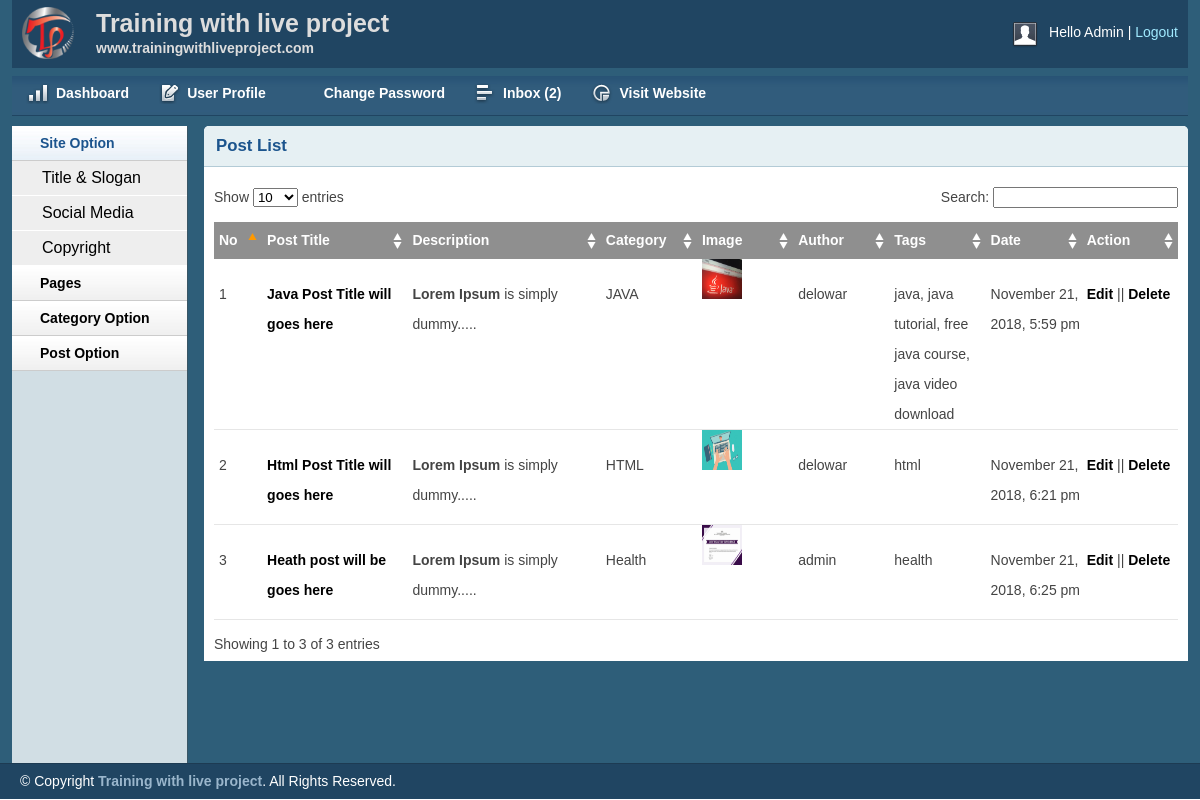
The app's page /admin/postlist.php (signed in) with its own data.
### tables this page shows
CREATE TABLE `tbl_post` (
  `id` int(11) NOT NULL,
  `cat` int(11) NOT NULL,
  `title` varchar(255) NOT NULL,
  `body` text NOT NULL,
  `image` varchar(255) NOT NULL,
  `author` varchar(50) NOT NULL,
  `tags` varchar(255) NOT NULL,
  `date` timestamp NOT NULL DEFAULT CURRENT_TIMESTAMP
);

CREATE TABLE `tbl_category` (
  `id` int(11) NOT NULL,
  `name` varchar(50) NOT NULL
);

### lib/Database.php (called while the page is built, shortened)
<?php
Class Database{
	public $host   = DB_HOST;
	public $user   = DB_USER;
	public $pass   = DB_PASS;
	public $dbname = DB_NAME;
	public $link;
	private function connectDB(){
	$this->link = new mysqli($this->host, $this->user, $this->pass, $this->dbname);
 }
	public function select($query){
		$result = $this->link->query($query) or die($this->link->error.__LINE__);
		if($result->num_rows > 0){
			return $result;
		} else {
			return false;
		}
	}
}

### helpers/Format.php (called while the page is built, shortened)
<?php
	class Format{
		public function formatDate($date){
			return date('F j, Y, g:i a', strtotime($date));
		}
		public function textShorten($text, $limit = 400){
			$text = $text." ";
			$text = substr($text, 0, $limit);
			$text = substr($text, 0, strrpos($text, ' '));
			$text = $text.".....";
			return $text;
		}
	}
?>

### admin/postlist.php (the view, shortened to what this page needs)
<?php include 'inc/header.php'; ?>
<?php include 'inc/sidebar.php'; ?>
        <div class="grid_10">
            <div class="box round first grid">
                <h2>Post List</h2>
                <div class="block">
                    <table class="data display datatable" id="example">
					<thead>
						<tr>
							<th width="5%">No</th>
							<th width="15%">Post Title</th>
							<th width="20%">Description</th>
							<th width="10%">Category</th>
							<th width="10%">Image</th>
							<th width="10%">Author</th>
							<th width="10%">Tags</th>
							<th width="10%">Date</th>
							<th width="10%">Action</th>
						</tr>
					</thead>
					<tbody>
					<?php
						$query = "SELECT tbl_post.*, tbl_category.name FROM tbl_post INNER JOIN tbl_category ON tbl_post.cat = tbl_category.id ORDER BY tbl_post.title DESC";
						$post = $db->select($query);
						if($post){
							$i = 0;
							while($result = $post->fetch_assoc()){
								$i++;
					?>
						<tr class="odd gradeX">
							<td><?php echo $i; ?></td>
							<td><a href="editpost.php?editpostid=<?php echo $result['id']; ?>"><?php echo $result['title']; ?></a></td>
							<td><?php echo $fm->textShorten($result['body'], 50); ?></td>
							<td><?php echo $result['name']; ?></td>
							<td><img src="<?php echo $result['image']; ?>" alt="" height="40px"  width="40px" /></td>
							<td><?php echo $result['author']; ?></td>
							<td><?php echo $result['tags']; ?></td>
							<td><?php echo $fm->formatDate($result['date']); ?></td>
							<td><a href="editpost.php?editpostid=<?php echo $result['id']; ?>">Edit</a> || <a onclick="return confirm('Are you sure?')" href="deletepost.php?delpostid=<?php echo $result['id']; ?>">Delete</a></td>
						</tr>
					<?php
							}
						}
					?>
					</tbody>
				</table>
               </div>
            </div>
        </div>
<?php include 'inc/footer.php'; ?>

### css/text.css (style rules this page uses)
body { font: 13px/1.5 Tahoma, Helvetica, Arial, 'Liberation Sans', FreeSans, sans-serif; }
h2 { font-size: 23px; }
p, dl, hr, h1, h2, h3, h4, h5, h6, ol, ul, pre, table, address, fieldset { margin-bottom: 20px; }

### css/grid.css (style rules this page uses)
.grid_1, .grid_2, .grid_3, .grid_4, .grid_5, .grid_6, .grid_7, .grid_8, .grid_9, .grid_10, .grid_11, .grid_12, .grid_13, .grid_14, .grid_15, .grid_16 { display: inline; float: left; margin-left: 1%; margin-right: 1%; }
.container_12 .grid_10 { width: 81.333%; }

### css/layout.css (style rules this page uses)
body { background: #fff none repeat scroll 0 0; color: #444; font-size: 14px; padding: 0; }
a { color: #000; font-weight:bold; text-decoration: none; }
h1, h2, h3, h4, h5, h6 { line-height:1.2em; margin-bottom:.3em; }
h2 { margin-top:1em; }
.box { background:#fff; margin-bottom:20px; padding:10px 10px 10px 10px; margin-left:-8px; }
.box.grid { padding-bottom:40px; }
.box.round { -moz-border-radius: 5px 5px 0px 0px; -webkit-border-radius: 5px 5px 0px 0px; border-radius: 5px 5px 0px 0px; }
.box h2 { font-size:1.2em; font-weight:bold; color:#1B548D; background:#E6F0F3; margin:-10px -10px 0 -10px; padding:10px 12px; border-bottom:1px solid #B3CBD6; -moz-border-radius: 5px 5px 0px 0px; -webkit-border-radius: 5px 5px 0px 0px; border-radius: 5px 5px 0px 0px; }
.box.first { min-height: 406px; }
.block { padding-top:20px; }
p { margin-bottom:1em; }
.block { padding-bottom:1px; }
table.display { margin: 0 auto; clear: both; width: 100%; }
.sorting_asc { background: #8f8f8f url(../img/table/sort_asc.png) no-repeat center right; padding:8px 5px; text-align:left; color:#fff; }
.sorting { background:#8f8f8f url(../img/table/sort_both.png) no-repeat center right; padding:8px 5px; text-align:left; color:#fff; }
tr.odd { height: 30px; line-height: 30px; border-bottom:1px solid #e6e6e6; }
tr.even { height: 30px; line-height: 30px; border-bottom:1px solid #e6e6e6; }
tr.odd td, tr.even td { padding-left:5px; }

### records on screen
tbl_post: title "Java Post Title will goes here", body "Lorem Ipsum is simply dummy.....", tbl_category.name "JAVA", image (picture), author "delowar", tags "java, java tutorial, free java course, java video download", date "November 21, 2018, 5:59 pm"
tbl_post: title "Html Post Title will goes here", body "Lorem Ipsum is simply dummy.....", tbl_category.name "HTML", image (picture), author "delowar", tags "html", date "November 21, 2018, 6:21 pm"
tbl_post: title "Heath post will be goes here", body "Lorem Ipsum is simply dummy.....", tbl_category.name "Health", image (picture), author "admin", tags "health", date "November 21, 2018, 6:25 pm"

### other values on screen
$count "2"
